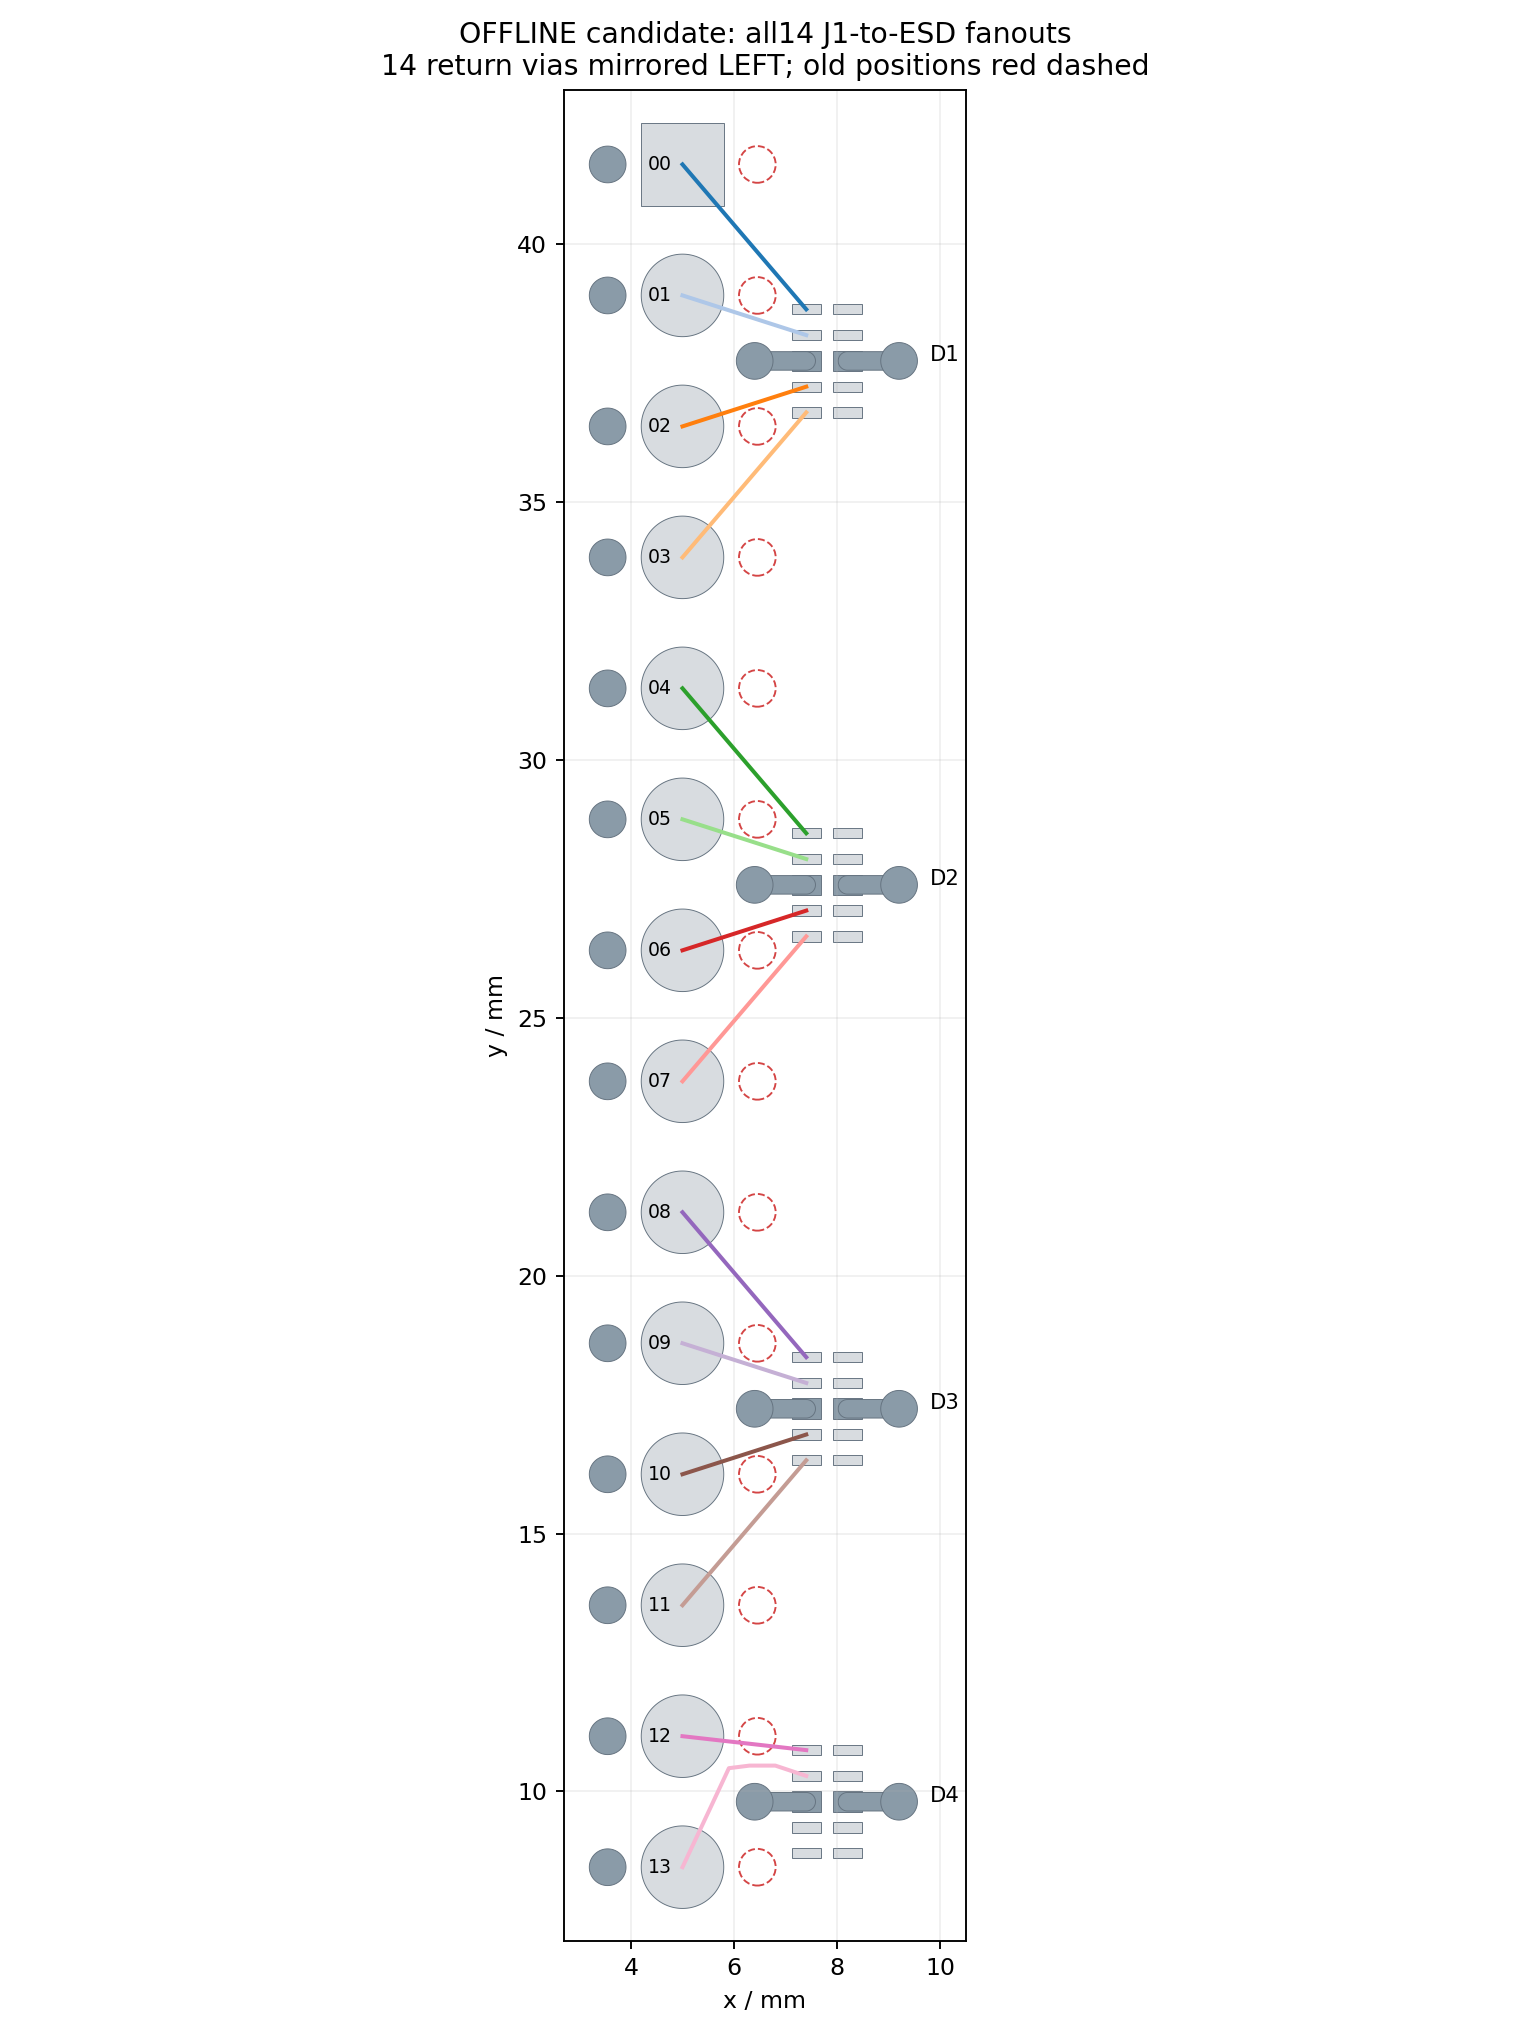

Generate this figure with Python:
"""Explicit all14 fanout candidate, not a replay of the stopped grid router.

Change: reflect14 per-header Ground-return vias to the left of J1. This opens
the right-side fanout and preserves each signal-TH-to-return distance. Offline
only; native source, existing91lines and all component positions are untouched.
"""
from pathlib import Path
import json,hashlib,sys,copy,datetime,math
sys.path.insert(0,'D:/FPGA-Project/codex-tools/pcb-resume-20261020')
from shapely.geometry import Point,LineString,box
from shapely.affinity import rotate
from shapely import from_wkb,union_all
import matplotlib
matplotlib.use('Agg')
import matplotlib.pyplot as plt
from matplotlib.patches import Polygon as PatchPolygon

E=Path(__file__).parent
def sha(p):return hashlib.sha256(p.read_bytes()).hexdigest()
plan=json.loads((E/'sensor-electrode-channel-plan-current.json').read_text())
source=E/'sensor-front-14nets-current.epcb2';assert sha(source)==plan['source_sha256']
native=json.loads((E/'control-power-current-plan.json').read_text())['native_file_checks']
assert all(sha(Path(r['file']))==r['actual'] for r in native)
pads=json.loads((E/'sensor-front-exact-source-pads-14nets-current.json').read_text())['pads']
by={(p['ref'],p['pin']):p for p in pads}
for ch in plan['proposed_pad_net_changes']:
 p=by[(ch['ref'],ch['pin'])];assert p['net']==ch['old'];p['net']=ch['proposed']
a=json.loads((E/'sensor-front-native-14nets-reopened-DRC-current.json').read_text())['value']
vias=copy.deepcopy(a['vias']);old_vias=copy.deepcopy(vias);moves=[]
for i in range(1,15):
 p=by[('J1',str(i))]
 matches=[v for v in vias if abs(v['x']*.0254-6.4513)<.001 and abs(v['y']*.0254-p['y_mm'])<.001]
 assert len(matches)==1,(i,matches)
 v=matches[0];old=[v['x']*.0254,v['y']*.0254];new=[2*p['x_mm']-old[0],old[1]]
 v['x']=new[0]/.0254
 assert abs(math.dist(old,[p['x_mm'],p['y_mm']])-math.dist(new,[p['x_mm'],p['y_mm']]))<1e-10
 moves.append(dict(id=v['primitiveId'],net=v['net'],old_mm=old,proposed_mm=new,header_pin=i,return_distance_mm=math.dist(new,[p['x_mm'],p['y_mm']]),diameter_mm=v['diameter']*.0254,drill_mm=v['holeDiameter']*.0254))
 assert moves[-1]['return_distance_mm']<=1.5

def shape(p):
 s=p['shape'];w=s['width']*.0254;h=s['height']*.0254
 return Point(p['x_mm'],p['y_mm']).buffer(w/2,quad_segs=256) if s['padType']=='ELLIPSE' and abs(w-h)<1e-6 else rotate(box(p['x_mm']-w/2,p['y_mm']-h/2,p['x_mm']+w/2,p['y_mm']+h/2),p['angle'],origin=(p['x_mm'],p['y_mm']))
obs=[(p['ref']+'.'+p['pin'],p['net'],shape(p),.1651,'PAD') for p in pads]
for t in a['lines']:obs.append((t['primitiveId'],t['net'],LineString([(t['startX']*.0254,t['startY']*.0254),(t['endX']*.0254,t['endY']*.0254)]).buffer(t['lineWidth']*.0254/2,quad_segs=256),.1651,'LINE'))
for v in vias:obs.append((v['primitiveId'],v['net'],Point(v['x']*.0254,v['y']*.0254).buffer(v['diameter']*.0254/2,quad_segs=256),.2501,'VIA'))
width=.1651;routes=[]
for r in json.loads((E/'sensor-front-electrode-whole-channel-order-current.json').read_text())['nets']:
 h=by[('J1',r['header']['pin'])];d=by[(r['ESD']['ref'],r['ESD']['pin'])]
 points=[[h['x_mm'],h['y_mm']],[d['x_mm'],d['y_mm']]]
 if r['net']=='L0_E13':points=[points[0],[5.55,9.7],[5.9,10.45],[6.3,10.5],[6.8,10.5],points[1]]
 routes.append(dict(net=r['net'],kind='HEADER_TO_ESD',points=points))
for b in plan['candidate14_ESD_external_bridge_checks']:routes.append(dict(net=b['net'],kind='EXTERNAL_NC_BRIDGE',points=[b['start'],b['end']]))
# Joint left8 corridors, including explicit escapes around the unchanged
# right-side ESD Ground vias. All8 are validated against each other at once.
for i in range(8):
 net=f'L0_E{i:02}';b=next(b for b in plan['candidate14_ESD_external_bridge_checks'] if b['net']==net)
 sx,sy=b['end'];p=next(p for p in pads if p['ref'].startswith('R') and p['pin']=='1' and p['net']==net)
 pos=i%4
 if pos==0:escape=[[8.7,sy+.46],[10.2,sy+.46]]
 elif pos==1:escape=[[8.65,sy],[8.95,sy+.30],[10.2,sy+.30]]
 elif pos==2:escape=[[8.65,sy],[8.95,sy-.30],[10.2,sy-.30]]
 else:escape=[[8.7,sy-.46],[10.2,sy-.46]]
 routes.append(dict(net=net,kind='LEFT8_ESD_TO_SERIES',points=[[sx,sy]]+escape+[[17.5,p['y_mm']],[p['x_mm'],p['y_mm']]]))
for i,r in enumerate(routes):obs.append(('candidate:'+str(i),r['net'],LineString(r['points']).buffer(width/2,quad_segs=256),.1651,'NEW_LINE'))
bad=[];checks=[]
for i,r in enumerate(routes):
 cu=next(o[2] for o in obs if o[0]=='candidate:'+str(i));margin=1e9;local=[]
 for nm,n,o,c,kind in obs:
  if n!=r['net']:
   dd=cu.distance(o);margin=min(margin,dd-c)
   if dd<c-1e-8:local.append(dict(other=nm,kind=kind,actual_mm=dd,required_mm=c))
 if local:bad.append(dict(net=r['net'],kind=r['kind'],violations=local))
 checks.append(dict(**r,width_mm=width,length_mm=LineString(r['points']).length,minimum_extra_clearance_mm=margin,physical_pass=not local))
move_bad=[]
for mv in moves:
 own=next(o for o in obs if o[0]==mv['id'])
 for nm,n,o,c,kind in obs:
  if n!='GND':
   dd=own[2].distance(o)
   if dd<max(.2501,c)-1e-8:move_bad.append(dict(id=mv['id'],other=nm,actual_mm=dd,required_mm=max(.2501,c)))
 if own[2].distance(box(0,0,55,45).boundary)<.3-1e-8:move_bad.append(dict(id=mv['id'],error='board-edge clearance'))

# Provisional DC geometry ONLY. A future candidate must be actually repoured;
# this is not actual post-move native Ground copper.
actual_gnd=from_wkb((E/'sensor-front-real-bottom-ground-14nets-current.wkb').read_bytes())
model=actual_gnd
for mv in moves:model=model.union(Point(mv['old_mm']).buffer(mv['drill_mm']/2,quad_segs=256))
for mv in moves:model=model.difference(Point(mv['proposed_mm']).buffer(mv['drill_mm']/2,quad_segs=256))
for c in checks:
 cu=LineString(c['points']).buffer(width/2,quad_segs=256)
 c['actual_old_Ground_reference_missing_mm2']=cu.difference(actual_gnd).area
 c['provisional_post_drill_model_reference_missing_mm2']=cu.difference(model).area
 if c['kind']=='HEADER_TO_ESD':
  p=next(p for p in pads if p['ref']=='J1' and p['net']==c['net'])
  terminal_region=shape(p).buffer(.1651+1e-5,quad_segs=256)
  c['provisional_missing_outside_TH_terminal_clearance_mm2']=cu.difference(model).difference(terminal_region).area
 c['reference_accepted']=False

result=dict(at=datetime.datetime.now().astimezone().isoformat(),state='OFFLINE_EXPLICIT14_FANOUT_WITH14_RETURN_VIA_MIRRORS',source_sha256=plan['source_sha256'],method_change='No graph search. Explicit all14 fanout geometry; reflect14 header Ground-return vias left of J1. This changes actual obstacle placement, instead of extending/repeating the stopped router.',
 rejected_initial_left8_diagonal_entry=dict(reason='Direct steep entries clipped adjacent resistor pads. Explicit x17.5 horizontal terminal entries replace them; source remains unchanged.',violations=[dict(net='L0_E01',other='R10.1',actual_mm=.039761057506920675,required_mm=.1651),dict(net='L0_E02',other='R9.1',actual_mm=.05301922278732169,required_mm=.1651),dict(net='L0_E03',other='R8.1',actual_mm=.03523942231745381,required_mm=.1651)]),
 proposed_Ground_via_moves=moves,existing91lines_unchanged=True,other22vias_unchanged=True,proposed22PAD_map_inherited=True,components_moved=0,signal_vias_added=0,
 all14_header_fanouts_physical_pass=all(c['physical_pass'] for c in checks if c['kind']=='HEADER_TO_ESD'),all14_NC_bridges_physical_pass=all(c['physical_pass'] for c in checks if c['kind']=='EXTERNAL_NC_BRIDGE'),all_left8_ESD_to_series_physical_pass=all(c['physical_pass'] for c in checks if c['kind']=='LEFT8_ESD_TO_SERIES'),moved14vias_physical_pass=not move_bad,
 checks=checks,violations=bad,moved_via_violations=move_bad,max_signal_TH_return_distance_mm=max(m['return_distance_mm'] for m in moves),
 Ground_model_scope='Hypothesis only: fill old14 Ground drill holes, cut new14 drills from actual prior Bottom polygon. Not a real native repour, not acceptance of all old contacts/sourceCu/reference/DC/minimum neck.',
 Ground_model_components=len(model.geoms) if hasattr(model,'geoms') else 1,
 missing_reference_outside_TH_terminal_provisional_max_mm2=max(c.get('provisional_missing_outside_TH_terminal_clearance_mm2',0) for c in checks),
 native_files_checked=len(native),native40_unchanged=True,native_applied=False,all14_electrode_complete_routes=False,remaining='Right6 ESD-to-seriesR full paths;7control nets; real native schematic/22PAD+14via candidate and realGround repour/fullacceptance; quote/whole700budget/delivery',physical_tests='UNMEASURED',manufacturing_release=False)
assert all(sha(Path(r['file']))==r['actual'] for r in native)
(E/'sensor-header-fanout-current.json').write_text(json.dumps(result,ensure_ascii=False,indent=2)+'\n',encoding='utf-8')

fig,ax=plt.subplots(figsize=(9,12))
for nm,n,g,c,kind in obs:
 if kind=='NEW_LINE':continue
 if g.bounds[0]>11:continue
 color='#8a9ba8' if n=='GND' else '#d8dce0'
 ax.add_patch(PatchPolygon(list(g.exterior.coords),facecolor=color,edgecolor='#657380',linewidth=.4))
for v in old_vias:
 if v['primitiveId'] in {m['id'] for m in moves}:ax.add_patch(plt.Circle((v['x']*.0254,v['y']*.0254),v['diameter']*.0254/2,color='#d44545',fill=False,linestyle='--',linewidth=.8))
for c in checks:
 if c['kind']!='HEADER_TO_ESD':continue
 points=c['points'];ax.plot([p[0] for p in points],[p[1] for p in points],linewidth=1.7,label=c['net'],color=plt.cm.tab20(int(c['net'][-2:])/20))
 h=points[0];ax.text(4.8,h[1],c['net'][-2:],ha='right',va='center',fontsize=8)
for p in pads:
 if p['ref'] in ['D1','D2','D3','D4'] and p['pin']=='3':ax.text(9.8,p['y_mm'],p['ref'],fontsize=9)
ax.set(xlim=(2.7,10.5),ylim=(7.1,43),aspect='equal',xlabel='x / mm',ylabel='y / mm',title='OFFLINE candidate: all14 J1-to-ESD fanouts\n14 return vias mirrored LEFT; old positions red dashed')
ax.grid(alpha=.18);fig.tight_layout();fig.savefig(E/'sensor-header-fanout-current.png',dpi=170);plt.close(fig)
fig,ax=plt.subplots(figsize=(13,10))
for nm,n,g,c,kind in obs:
 if kind=='NEW_LINE':continue
 color='#8296a5' if n=='GND' else '#c6ccd3'
 ax.add_patch(PatchPolygon(list(g.exterior.coords),facecolor=color,edgecolor='#6b7580',linewidth=.25))
for c in checks:
 points=c['points'];ax.plot([p[0] for p in points],[p[1] for p in points],linewidth=1.15,color=plt.cm.tab20(int(c['net'][-2:])/20))
for p in pads:
 if p['ref'].startswith('R') and p['pin']=='1':ax.text(p['x_mm'],p['y_mm'],p['ref'],fontsize=5)
ax.set(xlim=(0,55),ylim=(0,45),aspect='equal',xlabel='x / mm',ylabel='y / mm',title='OFFLINE only: all14 header fanouts + left8 complete electrode paths\nOriginal91 tracks shown; native source remains unchanged')
ax.grid(alpha=.15);fig.tight_layout();fig.savefig(E/'sensor-left8-whole-candidate-current.png',dpi=170);plt.close(fig)
print(json.dumps({k:v for k,v in result.items() if k not in ['checks','proposed_Ground_via_moves']},ensure_ascii=False))
